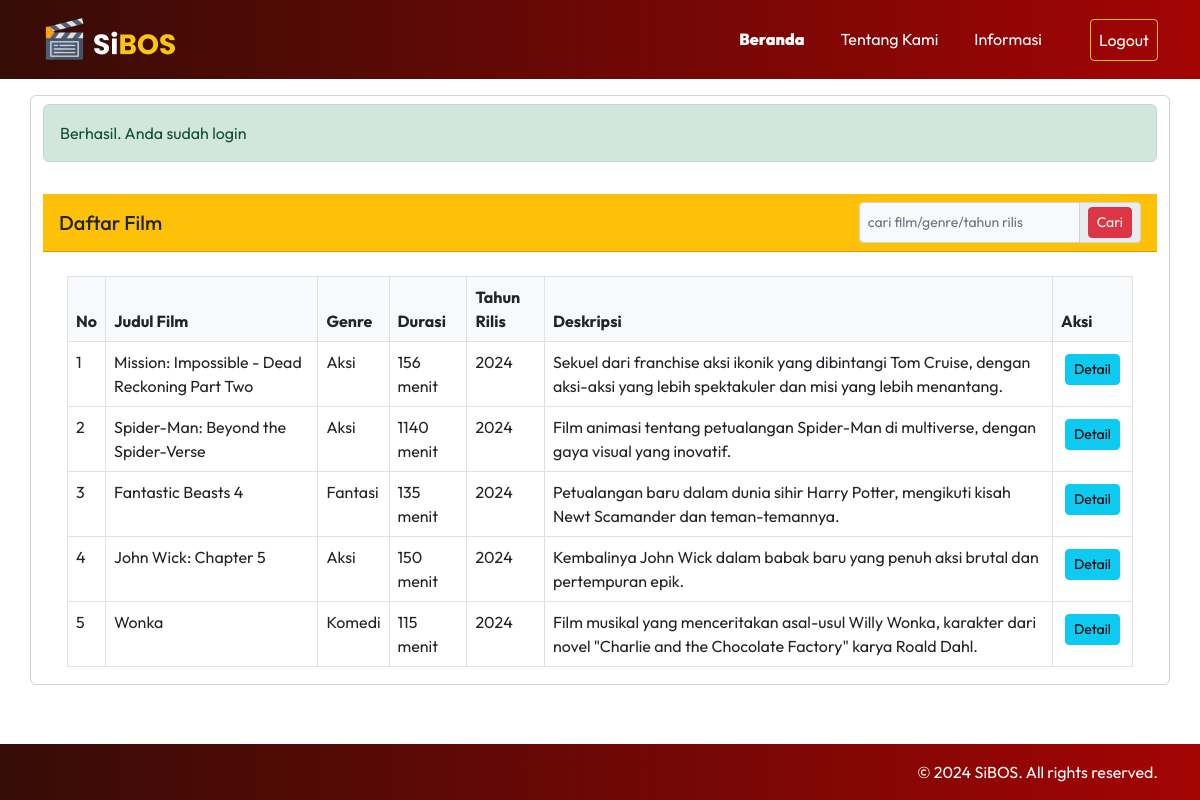
The app's page /public/film (signed in) with its own data.
### tables this page shows
CREATE TABLE `film` (
  `id` int NOT NULL,
  `judul` varchar(255) DEFAULT NULL,
  `genre` varchar(255) DEFAULT NULL,
  `durasi` int DEFAULT NULL,
  `tahun_rilis` int DEFAULT NULL,
  `deskripsi` text
);

### app/core/Controller.php (called while the page is built, shortened)
<?php
class Controller
{
    private function header($data = [])
    {
        require_once '../app/views/templates/header.php';
    }
    private function footer()
    {
        require_once '../app/views/templates/footer.php';
    }
    public function view($view, $data = [])
    {
        require_once '../app/views/' . $view . '.php';
    }
    public function model($model){
        return new $model;
    }
}

### app/controllers/Film.php (called while the page is built, shortened)
<?php
class Film extends Controller
{
    public function index()
    {
        $data['title'] = 'Film Bioskop';
        $data['film'] = $this->model('film_model')->getAllFilm();
        $this->view('film/index', $data);
    }
}

### app/core/App.php (called while the page is built, shortened)
<?php
class App {
    protected $method = "index";
    protected $params = [];
    public function __construct()
    {
        $this->controller = new $this->controller;
        call_user_func_array([$this->controller, $this->method], $this->params);
    }
}

### public/index.php (called while the page is built, shortened)
<?php
$app = new App;
?>

### app/core/Database.php (called while the page is built, shortened)
<?php
class Database{
    private $host = DB_HOST;
    private $user = DB_USER;
    private $pass = DB_PASS;
    private $db_name = DB_NAME;
    private $dbh;
    private $stmt;
    public function __construct()
    {
        $dsn = 'mysql:host=' . $this->host .';dbname=' . $this->db_name  ;
        $option = [
            PDO::ATTR_PERSISTENT => true,
            PDO::ATTR_ERRMODE => PDO::ERRMODE_EXCEPTION
        ];
        try{
            $this->dbh = new PDO($dsn, $this->user, $this->pass, $option);
        } catch(PDOException $e){
            die($e->getMessage());
        }
    }
    public function query($query)
    {
        $this->stmt = $this->dbh->prepare($query);
    }
    public function execute()
    {
        $this->stmt->execute();
    }
    public function resultSet()
    {
        $this->execute();
        return $this->stmt->fetchAll(PDO::FETCH_ASSOC);
    }
}

### app/models/film_model.php (called while the page is built, shortened)
<?php
    class film_model {
        private $table = 'film';
        private $db;
        public function __construct()
        {
            $this->db = new Database;
        }
        public function getAllFilm()
        {
            $this->db->query(' SELECT * FROM ' . $this->table);
            return $this->db->resultSet();
        }
    }
?>

### app/views/film/index.php (the view, shortened to what this page needs)
<section class="container">
    <div class="row my-3">
        <div class="card">
            <div class="my-2 alert-message">
            </div>
            <div class="card-header bg-warning mt-2">
                <h5 class="card-title mb-0">Daftar Film</h5>
                <form action="<?= BASEURL; ?>/film/cari" method="post">
                    <div class="input-group input-group-sm">
                        <input type="text" class="form-control form-control-sm bg-light" name="keyword"
                            placeholder="cari film/genre/tahun rilis" autocomplete="off">
                        <span class="input-group-text">
                            <button type="submit" class="btn btn-sm btn-danger" id="cariFilm">Cari</button>
                        </span>
                    </div>
                </form>
            </div>
            <div class="card-body">
                <div class="table-responsive table-sm p-2" style="max-height: 400px;">
                    <table class="table table-hover table-bordered" id="dataTable" width="100%" cellspacing="0">
                        <thead class="bg-light">
                            <tr>
                                <th>No</th>
                                <th>Judul Film</th>
                                <th>Genre</th>
                                <th>Durasi</th>
                                <th>Tahun Rilis</th>
                                <th>Deskripsi</th>
                                <th>Aksi</th>
                            </tr>
                        </thead>
                        <tbody>
                            <?php $no = 1;
                            foreach ($data['film'] as $film): ?>
                                <tr>
                                    <td><?= $no++; ?></td>
                                    <td><?= $film['judul'] ?></td>
                                    <td><?= $film['genre'] ?></td>
                                    <td><?= $film['durasi'] ?> menit</td>
                                    <td><?= $film['tahun_rilis'] ?></td>
                                    <td><?= $film['deskripsi'] ?></td>
                                    <td>
                                        <a href="<?= BASEURL; ?>/film/detail/<?= $film['id'] ?>"
                                            class="btn btn-info btn-sm btn-detail m-1">Detail</a>
                                    </td>
                                </tr>
                            <?php endforeach; ?>
                        </tbody>
                    </table>
                </div>
            </div>
        </div>
    </div>
</section>

### public/assets/style.css (style rules this page uses)
body { font-family: 'Outfit', sans-serif; }
html, body { height: 100%; margin: 0; display: flex; flex-direction: column; }
.card { background: none !important; border-color: linear-gradient(to right, #360c06, #a30404); }
.card-header { display: flex; justify-content: space-between; align-items: center; }

### records on screen
film: judul "Mission: Impossible - Dead Reckoning Part Two", genre "Aksi", durasi "156", tahun_rilis "2024", deskripsi "Sekuel dari franchise aksi ikonik yang dibintangi Tom Cruise, dengan aksi-aksi yang lebih spektakuler dan misi yang lebih menantang."
film: judul "Spider-Man: Beyond the Spider-Verse", genre "Aksi", durasi "1140", tahun_rilis "2024", deskripsi "Film animasi tentang petualangan Spider-Man di multiverse, dengan gaya visual yang inovatif."
film: judul "Fantastic Beasts 4", genre "Fantasi", durasi "135", tahun_rilis "2024", deskripsi "Petualangan baru dalam dunia sihir Harry Potter, mengikuti kisah Newt Scamander dan teman-temannya."
film: judul "John Wick: Chapter 5", genre "Aksi", durasi "150", tahun_rilis "2024", deskripsi "Kembalinya John Wick dalam babak baru yang penuh aksi brutal dan pertempuran epik."
film: judul "Wonka", genre "Komedi", durasi "115", tahun_rilis "2024", deskripsi "Film musikal yang menceritakan asal-usul Willy Wonka, karakter dari novel \"Charlie and the Chocolate Factory\" karya Roald Dahl."

### other values on screen
$_SESSION['alert']['message'] "Berhasil"
$_SESSION['alert']['action'] "Anda sudah login"
